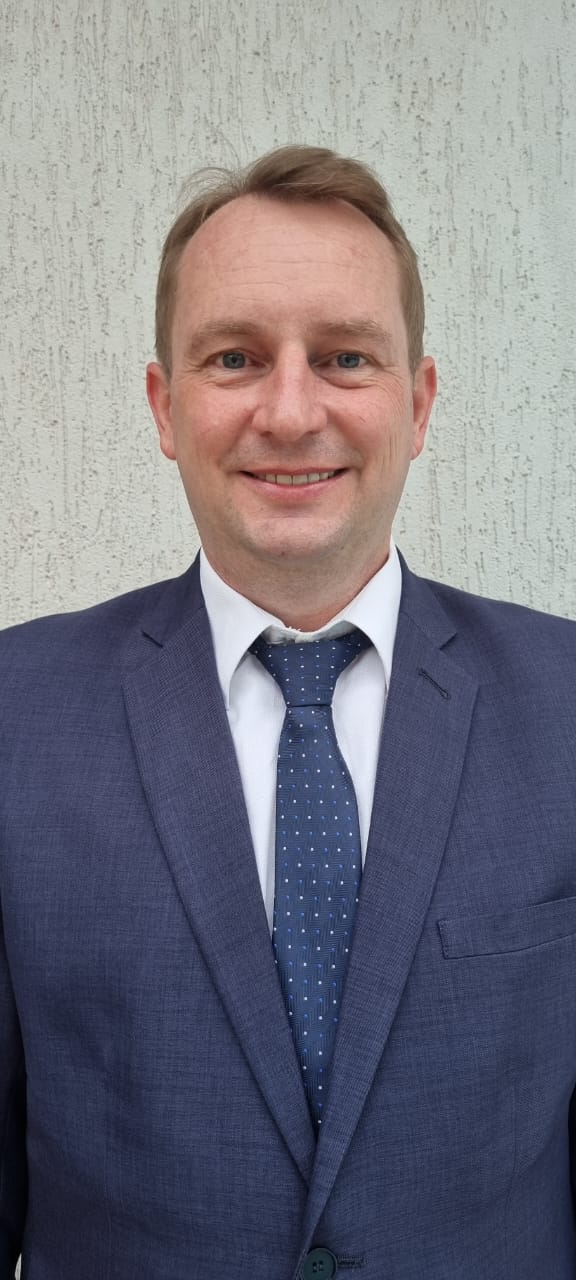
#> input picture mock/bobsin.jpg, 576 x 1280 px, found by its file name
$ python roberts.py
#> lines starting #> are read from the running program, lines starting #| are printed output that depends on the picture
#> further down, image is the input picture: shape (1280, 576, 3); mean B, G, R 127.9, 117.8, 119.5
### filters/grayscale.py
import sys
import cv2
import numpy as np


def calculate_default_conversion_matrix(
    red: np.ndarray, blue: np.ndarray, green: np.ndarray
) -> np.ndarray:
    blue_percent = 0.114
    green_percent = 0.587
    red_percent = 0.299

    result = blue_percent * blue + green_percent * green + red_percent * red

    return result.astype(np.uint8)


def grayscale(image: np.ndarray) -> np.ndarray:
    blue = image[:, :, 0].astype(float)
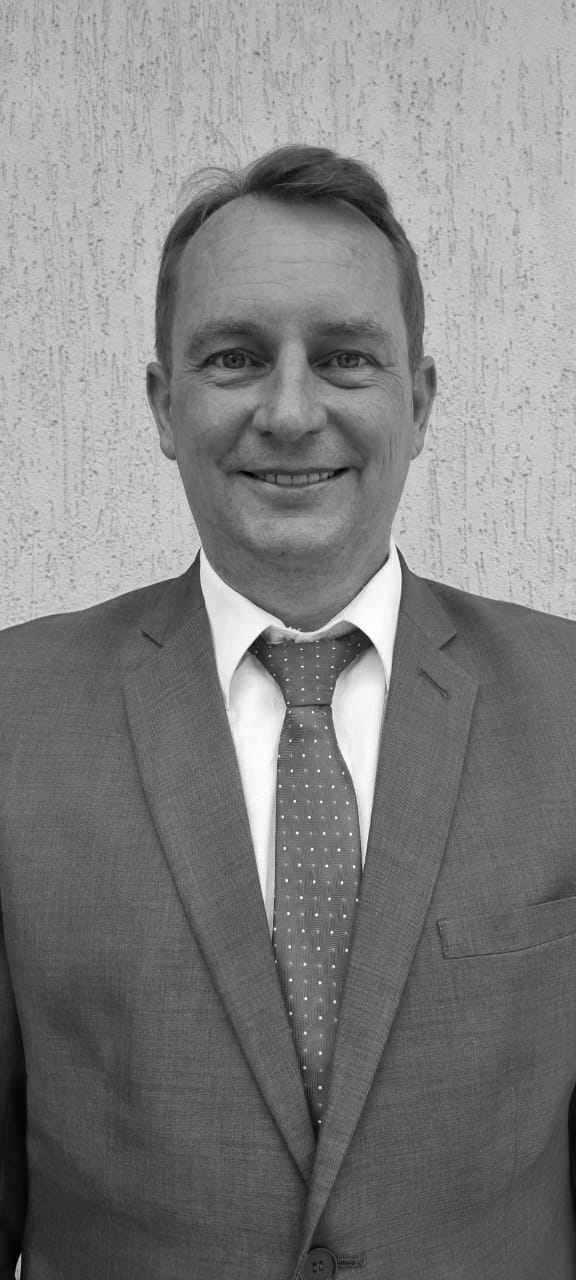
#> blue: shape (1280, 576) float64; min 0, max 255, mean 127.9
    green = image[:, :, 1].astype(float)
    red = image[:, :, 2].astype(float)
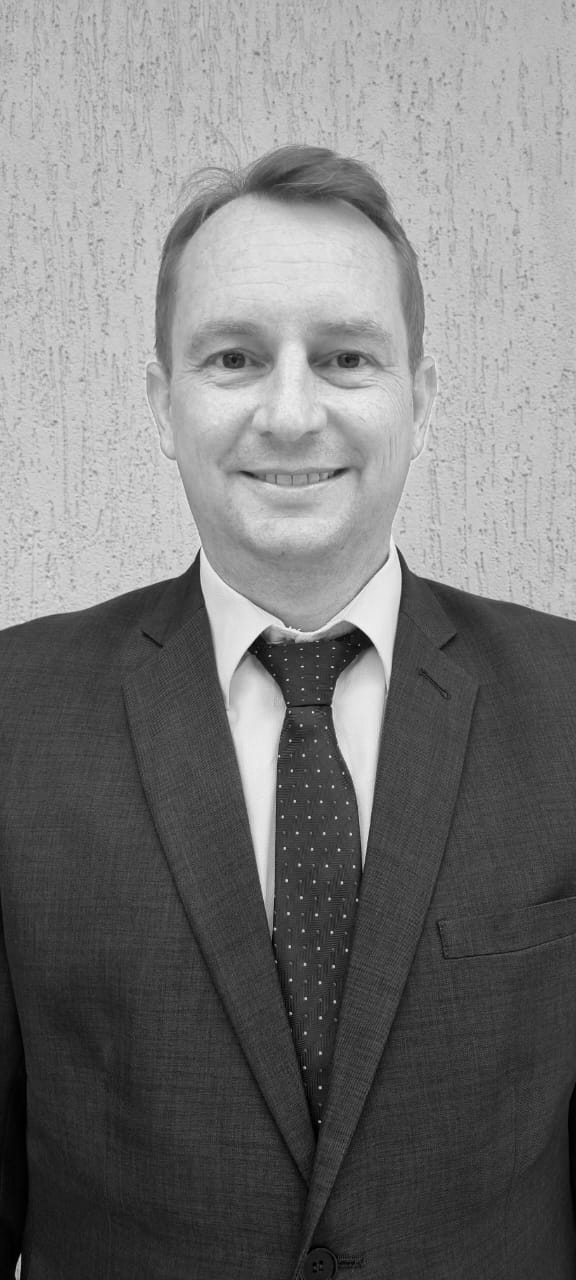
#> red: shape (1280, 576) float64; min 0, max 255, mean 119.5

    return calculate_default_conversion_matrix(red, blue, green)


# [11 lines that do not run on import are left out]

### filters/roberts.py
import cv2
import numpy as np
import sys

from filters.grayscale import grayscale


def convolve(image: np.ndarray, kernel: np.ndarray) -> np.ndarray:
    assert image.ndim == 2, "A imagem deve ser em escala de cinza."
    assert kernel.shape[0] == kernel.shape[1], "O kernel deve ser quadrado."

    height, width = image.shape
#> height = 1280; width = 576

    kernel_size = kernel.shape[0]
    padding = kernel_size // 2

    padded_image = np.pad(image, pad_width=padding, mode="edge")

    result = np.zeros_like(image, dtype=np.float32)

    for i in range(height):
        for j in range(width):
            window = padded_image[i : i + kernel_size, j : j + kernel_size]

            result[i, j] = np.sum(window * kernel)

    return result.astype(np.uint8)
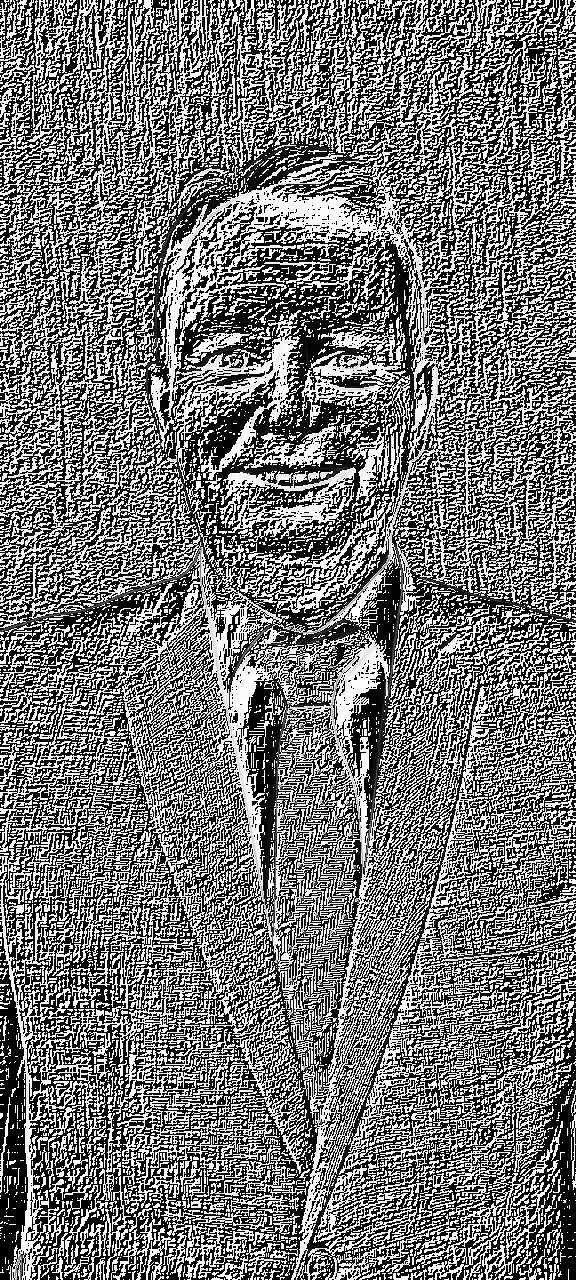
#> returned value: shape (1280, 576); min 0, max 255, mean 117.3


def roberts(image: np.ndarray) -> np.ndarray:
    if len(image.shape) == 3:
        image = grayscale(image=image)

    kernel_x = np.array([[1, 0], [0, -1]])
    kernel_y = np.array([[0, 1], [-1, 0]])

    gradient_x = convolve(image=image, kernel=kernel_x)
    gradient_y = convolve(image=image, kernel=kernel_y)
#> after the loop in convolve (call 2), `for i in range(height):`:
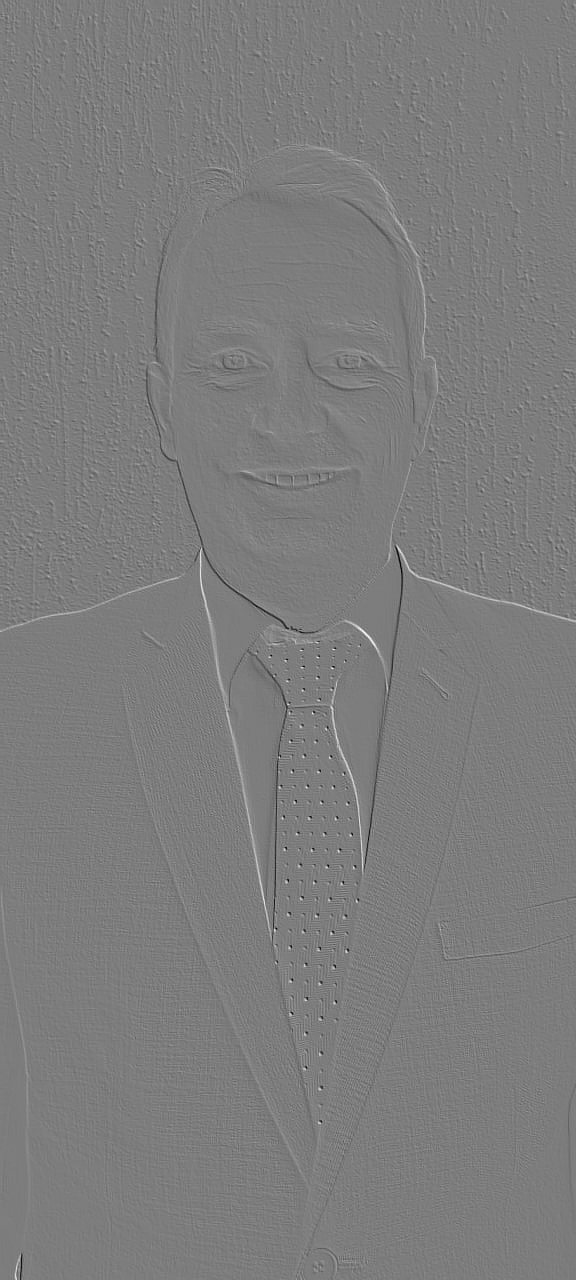
#> result: shape (1280, 576) float32; min -156, max 162, mean 0.1; drawn with min black and max white
#> in convolve (call 2), `return result.astype(np.uint8)`:
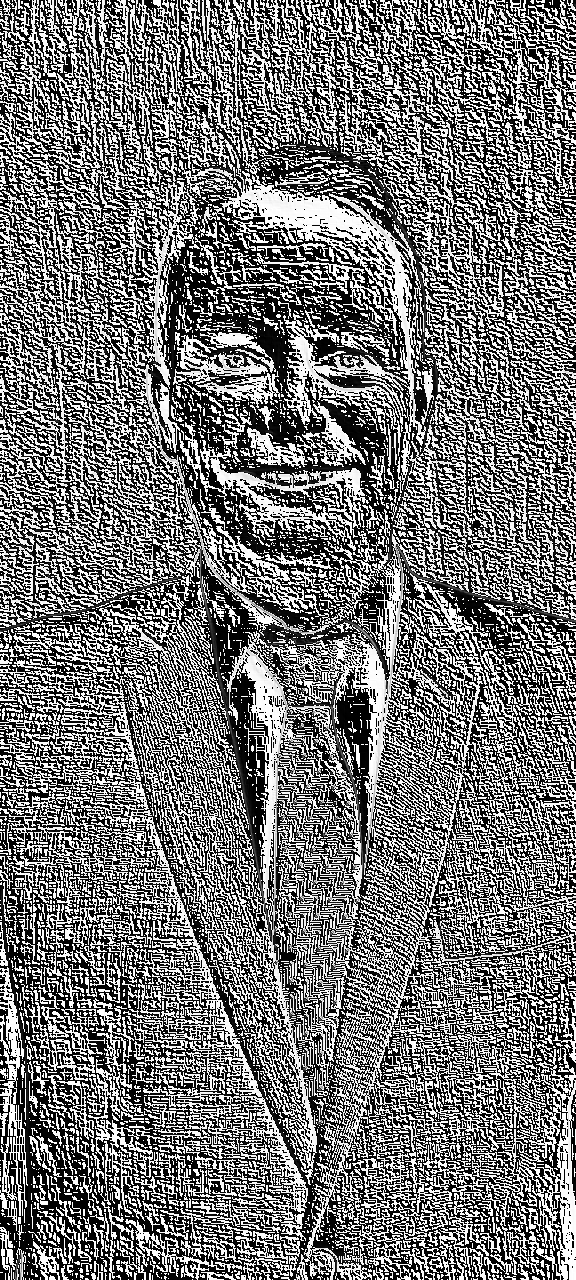
#> returned value: shape (1280, 576); min 0, max 255, mean 116.4

    result = np.sqrt(gradient_x**2 + gradient_y**2)
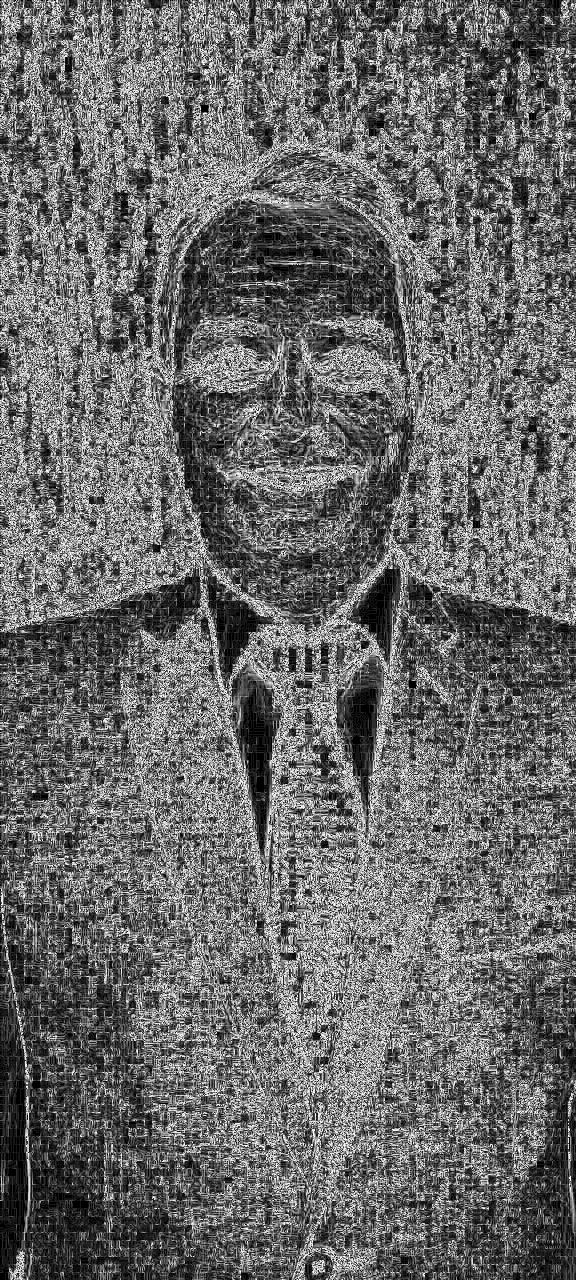
#> result: shape (1280, 576) float16; min 0, max 15.91, mean 6.58; drawn with min black and max white
    result = np.clip(result, 0, 255).astype(np.uint8)

    return result.astype(np.uint8)


if __name__ == "__main__":
    image = cv2.imread("mock/bobsin.jpg")

    filtered_image = roberts(image=image)

    cv2.imshow("Roberts Filtered Image", filtered_image)
    cv2.waitKey(0)
    cv2.destroyAllWindows()
    cv2.waitKey(1)

    sys.exit(0)
#> (the program exits here)

$ run again, with mock/bolsonaro.jpg copied over mock/bobsin.jpg
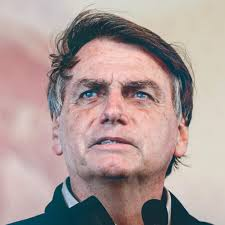
#> input picture mock/bolsonaro.jpg, 225 x 225 px, found by its file name
#> image is the input picture: shape (225, 225, 3); mean B, G, R 152.1, 155.1, 173.6
#> after the loop in convolve (call 2), `for i in range(height):`:
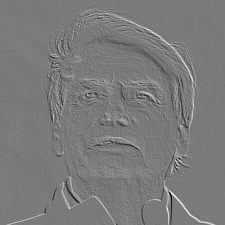
#> result: shape (225, 225) float32; min -178, max 192, mean 0.8; drawn with min black and max white
#> in roberts, `result = np.sqrt(gradient_x**2 + gradient_y**2)`:
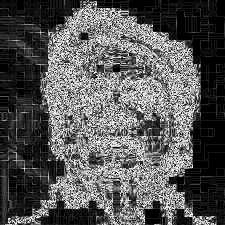
#> result: shape (225, 225) float16; min 0, max 15.91, mean 5.46; drawn with min black and max white

$ run again, with mock/cat-symmetrical.jpg copied over mock/bobsin.jpg
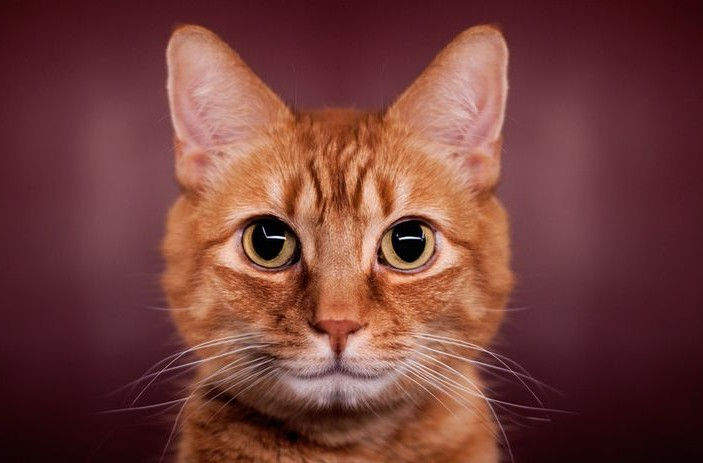
#> input picture mock/cat-symmetrical.jpg, 703 x 463 px, found by its file name
#> image is the input picture: shape (463, 703, 3); mean B, G, R 58.1, 63, 115.3
#> after the loop in convolve, `for i in range(height):`:
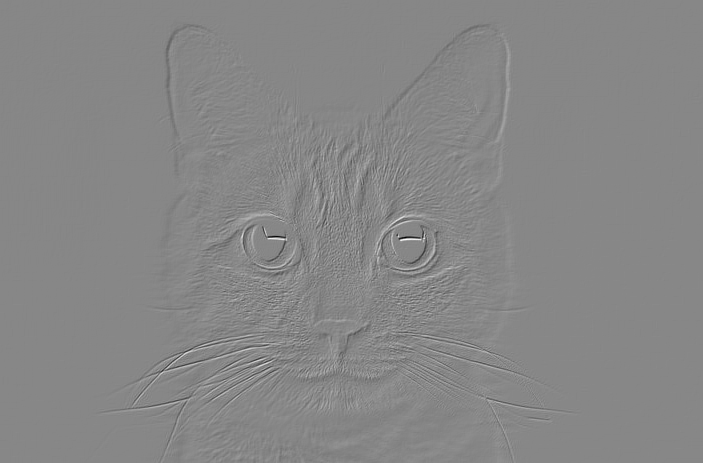
#> result: shape (463, 703) float32; min -213, max 189, mean 0; drawn with min black and max white
#> in roberts, `result = np.sqrt(gradient_x**2 + gradient_y**2)`:
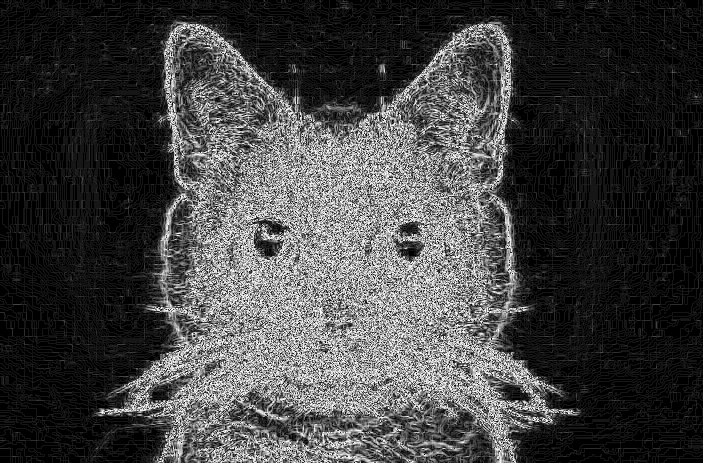
#> result: shape (463, 703) float16; min 0, max 15.91, mean 4.07; drawn with min black and max white
